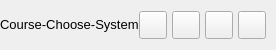
           <widget class="QFrame" name="contentTopBg">
            <property name="minimumSize">
             <size>
              <width>0</width>
              <height>50</height>
             </size>
            </property>
            <property name="maximumSize">
             <size>
              <width>16777215</width>
              <height>50</height>
             </size>
            </property>
            <property name="frameShape">
             <enum>QFrame::NoFrame</enum>
            </property>
            <property name="frameShadow">
             <enum>QFrame::Raised</enum>
            </property>
            <layout class="QHBoxLayout" name="horizontalLayout">
             <property name="spacing">
              <number>0</number>
             </property>
             <property name="leftMargin">
              <number>0</number>
             </property>
             <property name="topMargin">
              <number>0</number>
             </property>
             <property name="rightMargin">
              <number>10</number>
             </property>
             <property name="bottomMargin">
              <number>0</number>
             </property>
             <item>
              <widget class="QFrame" name="leftBox">
               <property name="sizePolicy">
                <sizepolicy hsizetype="Expanding" vsizetype="Preferred">
                 <horstretch>0</horstretch>
                 <verstretch>0</verstretch>
                </sizepolicy>
               </property>
               <property name="frameShape">
                <enum>QFrame::NoFrame</enum>
               </property>
               <property name="frameShadow">
                <enum>QFrame::Raised</enum>
               </property>
               <layout class="QHBoxLayout" name="horizontalLayout_3">
                <property name="spacing">
                 <number>0</number>
                </property>
                <property name="leftMargin">
                 <number>0</number>
                </property>
                <property name="topMargin">
                 <number>0</number>
                </property>
                <property name="rightMargin">
                 <number>0</number>
                </property>
                <property name="bottomMargin">
                 <number>0</number>
                </property>
                <item>
                 <widget class="QLabel" name="titleRightInfo">
                  <property name="sizePolicy">
                   <sizepolicy hsizetype="Preferred" vsizetype="Expanding">
                    <horstretch>0</horstretch>
                    <verstretch>0</verstretch>
                   </sizepolicy>
                  </property>
                  <property name="maximumSize">
                   <size>
                    <width>16777215</width>
                    <height>45</height>
                   </size>
                  </property>
                  <property name="font">
                   <font>
                    <family>Segoe UI</family>
                    <pointsize>10</pointsize>
                    <italic>false</italic>
                    <bold>false</bold>
                   </font>
                  </property>
                  <property name="text">
                   <string>Course-Choose-System</string>
                  </property>
                  <property name="alignment">
                   <set>Qt::AlignLeading|Qt::AlignLeft|Qt::AlignVCenter</set>
                  </property>
                 </widget>
                </item>
               </layout>
              </widget>
             </item>
             <item alignment="Qt::AlignRight">
              <widget class="QFrame" name="rightButtons">
               <property name="minimumSize">
                <size>
                 <width>0</width>
                 <height>28</height>
                </size>
               </property>
               <property name="frameShape">
                <enum>QFrame::NoFrame</enum>
               </property>
               <property name="frameShadow">
                <enum>QFrame::Raised</enum>
               </property>
               <layout class="QHBoxLayout" name="horizontalLayout_2">
                <property name="spacing">
                 <number>5</number>
                </property>
                <property name="leftMargin">
                 <number>0</number>
                </property>
                <property name="topMargin">
                 <number>0</number>
                </property>
                <property name="rightMargin">
                 <number>0</number>
                </property>
                <property name="bottomMargin">
                 <number>0</number>
                </property>
                <item>
                 <widget class="QPushButton" name="settingsTopBtn">
                  <property name="minimumSize">
                   <size>
                    <width>28</width>
                    <height>28</height>
                   </size>
                  </property>
                  <property name="maximumSize">
                   <size>
                    <width>28</width>
                    <height>28</height>
                   </size>
                  </property>
                  <property name="cursor">
                   <cursorShape>PointingHandCursor</cursorShape>
                  </property>
                  <property name="toolTip">
                   <string>Settings</string>
                  </property>
                  <property name="text">
                   <string/>
                  </property>
                  <property name="icon">
                   <iconset resource="resources.qrc">
                    <normaloff>:/icons/images/icons/icon_settings.png</normaloff>:/icons/images/icons/icon_settings.png</iconset>
                  </property>
                  <property name="iconSize">
                   <size>
                    <width>20</width>
                    <height>20</height>
                   </size>
                  </property>
                 </widget>
                </item>
                <item>
                 <widget class="QPushButton" name="minimizeAppBtn">
                  <property name="minimumSize">
                   <size>
                    <width>28</width>
                    <height>28</height>
                   </size>
                  </property>
                  <property name="maximumSize">
                   <size>
                    <width>28</width>
                    <height>28</height>
                   </size>
                  </property>
                  <property name="cursor">
                   <cursorShape>PointingHandCursor</cursorShape>
                  </property>
                  <property name="toolTip">
                   <string>Minimize</string>
                  </property>
                  <property name="text">
                   <string/>
                  </property>
                  <property name="icon">
                   <iconset resource="resources.qrc">
                    <normaloff>:/icons/images/icons/icon_minimize.png</normaloff>:/icons/images/icons/icon_minimize.png</iconset>
                  </property>
                  <property name="iconSize">
                   <size>
                    <width>20</width>
                    <height>20</height>
                   </size>
                  </property>
                 </widget>
                </item>
                <item>
                 <widget class="QPushButton" name="maximizeRestoreAppBtn">
                  <property name="minimumSize">
                   <size>
                    <width>28</width>
                    <height>28</height>
                   </size>
                  </property>
                  <property name="maximumSize">
                   <size>
                    <width>28</width>
                    <height>28</height>
                   </size>
                  </property>
                  <property name="font">
                   <font>
                    <family>Segoe UI</family>
                    <pointsize>10</pointsize>
                    <italic>false</italic>
                    <bold>false</bold>
                    <stylestrategy>PreferDefault</stylestrategy>
                   </font>
                  </property>
                  <property name="cursor">
                   <cursorShape>PointingHandCursor</cursorShape>
                  </property>
                  <property name="toolTip">
                   <string>Maximize</string>
                  </property>
                  <property name="text">
                   <string/>
                  </property>
                  <property name="icon">
                   <iconset resource="resources.qrc">
                    <normaloff>:/icons/images/icons/icon_maximize.png</normaloff>:/icons/images/icons/icon_maximize.png</iconset>
                  </property>
                  <property name="iconSize">
                   <size>
                    <width>20</width>
                    <height>20</height>
                   </size>
                  </property>
                 </widget>
                </item>
                <item>
                 <widget class="QPushButton" name="closeAppBtn">
                  <property name="minimumSize">
                   <size>
                    <width>28</width>
                    <height>28</height>
                   </size>
                  </property>
                  <property name="maximumSize">
                   <size>
                    <width>28</width>
                    <height>28</height>
                   </size>
                  </property>
                  <property name="cursor">
                   <cursorShape>PointingHandCursor</cursorShape>
                  </property>
                  <property name="toolTip">
                   <string>Close</string>
                  </property>
                  <property name="text">
                   <string/>
                  </property>
                  <property name="icon">
                   <iconset resource="resources.qrc">
                    <normaloff>:/icons/images/icons/icon_close.png</normaloff>:/icons/images/icons/icon_close.png</iconset>
                  </property>
                  <property name="iconSize">
                   <size>
                    <width>20</width>
                    <height>20</height>
                   </size>
                  </property>
                 </widget>
                </item>
               </layout>
              </widget>
             </item>
            </layout>
           </widget>
